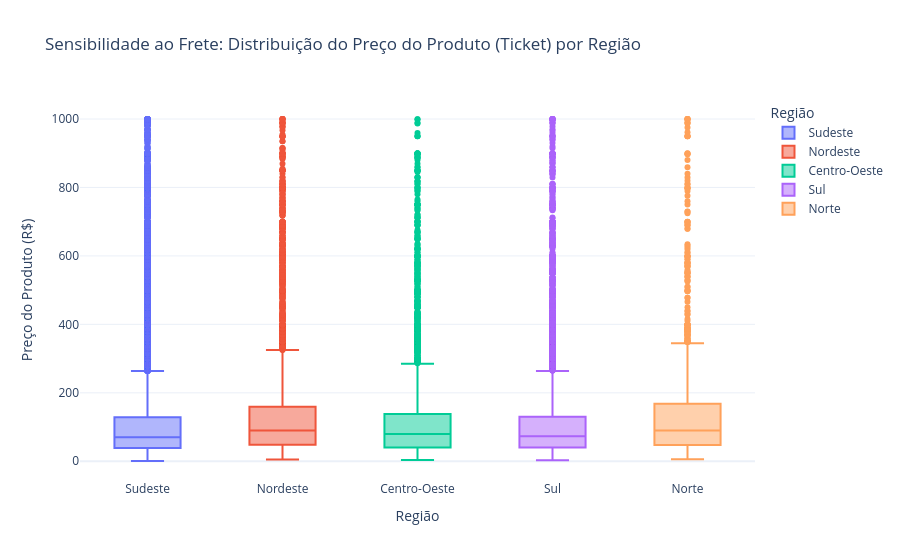

The notebook cell saved with this chart:
### Markdown cell above
## 4. O Abismo de Ticket (Sensibilidade ao Frete)
O Princípio Econômico de Sensibilidade ao Frete diz:
* Se um pen-drive custa R$ 20 e o frete R$ 40 -> Eu não compro. (200% do Custo do Bem).
* Se uma geladeira custa R$ 2.000 e o frete R$ 150 -> Eu compro. (7.5% do Custo do Bem).

Provaremos que os moradores das zonas distantes (Norte/Nordeste) evitam comprar coisas baratas, elevando o Ticket Médio final transacionado.

### Code cell
# Filtrando outliers de luxo (produtos > R$ 1000) para análise comportamental das massas
df_massas = df_marketing[df_marketing['price'] <= 1000]

fig_ticket = px.box(
    df_massas,
    x='regiao',
    y='price',
    color='regiao',
    title='Sensibilidade ao Frete: Distribuição do Preço do Produto (Ticket) por Região',
    labels={'price': 'Preço do Produto (R$)', 'regiao': 'Região'},
    template='plotly_white'
)
fig_ticket.show()

### Figure 1 — Plotly figure (JSON) as saved in the notebook; plotly's stock layout.template omitted (floating-point values rounded to 4 significant figures; data arrays with more than 128 entries replaced by an {"elided": "..."} marker saying what was removed)
{"data": [{"alignmentgroup": "True", "hovertemplate": "Região=%{x}<br>Preço do Produto (R$)=%{y}<extra></extra>", "legendgroup": "Sudeste", "marker": {"color": "#636efa"}, "name": "Sudeste", "notched": false, "offsetgroup": "Sudeste", "orientation": "v", "showlegend": true, "type": "box", "x": {"elided": "74201 str values"}, "x0": " ", "xaxis": "x", "y": {"elided": "74201 float values"}, "y0": " ", "yaxis": "y"}, {"alignmentgroup": "True", "hovertemplate": "Região=%{x}<br>Preço do Produto (R$)=%{y}<extra></extra>", "legendgroup": "Nordeste", "marker": {"color": "#EF553B"}, "name": "Nordeste", "notched": false, "offsetgroup": "Nordeste", "orientation": "v", "showlegend": true, "type": "box", "x": {"elided": "9842 str values"}, "x0": " ", "xaxis": "x", "y": {"elided": "9842 float values"}, "y0": " ", "yaxis": "y"}, {"alignmentgroup": "True", "hovertemplate": "Região=%{x}<br>Preço do Produto (R$)=%{y}<extra></extra>", "legendgroup": "Centro-Oeste", "marker": {"color": "#00cc96"}, "name": "Centro-Oeste", "notched": false, "offsetgroup": "Centro-Oeste", "orientation": "v", "showlegend": true, "type": "box", "x": {"elided": "6314 str values"}, "x0": " ", "xaxis": "x", "y": {"elided": "6314 float values"}, "y0": " ", "yaxis": "y"}, {"alignmentgroup": "True", "hovertemplate": "Região=%{x}<br>Preço do Produto (R$)=%{y}<extra></extra>", "legendgroup": "Sul", "marker": {"color": "#ab63fa"}, "name": "Sul", "notched": false, "offsetgroup": "Sul", "orientation": "v", "showlegend": true, "type": "box", "x": {"elided": "15531 str values"}, "x0": " ", "xaxis": "x", "y": {"elided": "15531 float values"}, "y0": " ", "yaxis": "y"}, {"alignmentgroup": "True", "hovertemplate": "Região=%{x}<br>Preço do Produto (R$)=%{y}<extra></extra>", "legendgroup": "Norte", "marker": {"color": "#FFA15A"}, "name": "Norte", "notched": false, "offsetgroup": "Norte", "orientation": "v", "showlegend": true, "type": "box", "x": {"elided": "1949 str values"}, "x0": " ", "xaxis": "x", "y": {"elided": "1949 float values"}, "y0": " ", "yaxis": "y"}], "layout": {"boxmode": "overlay", "legend": {"title": {"text": "Região"}, "tracegroupgap": 0}, "title": {"text": "Sensibilidade ao Frete: Distribuição do Preço do Produto (Ticket) por Região"}, "xaxis": {"anchor": "y", "categoryarray": ["Sudeste", "Nordeste", "Centro-Oeste", "Sul", "Norte"], "categoryorder": "array", "domain": [0.0, 1.0], "title": {"text": "Região"}}, "yaxis": {"anchor": "x", "domain": [0.0, 1.0], "title": {"text": "Preço do Produto (R$)"}}}}
